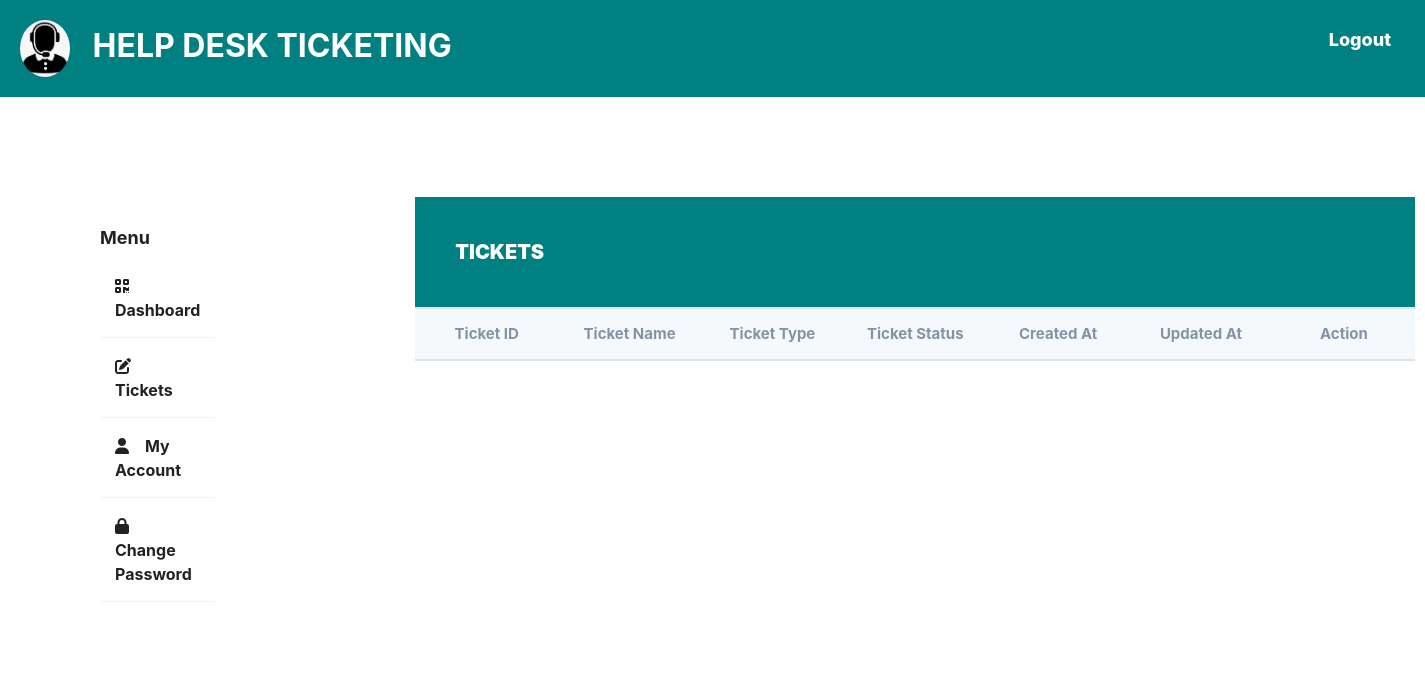
/helpdesk/officer-open-tickets/, run on an earlier commit of the app's database.
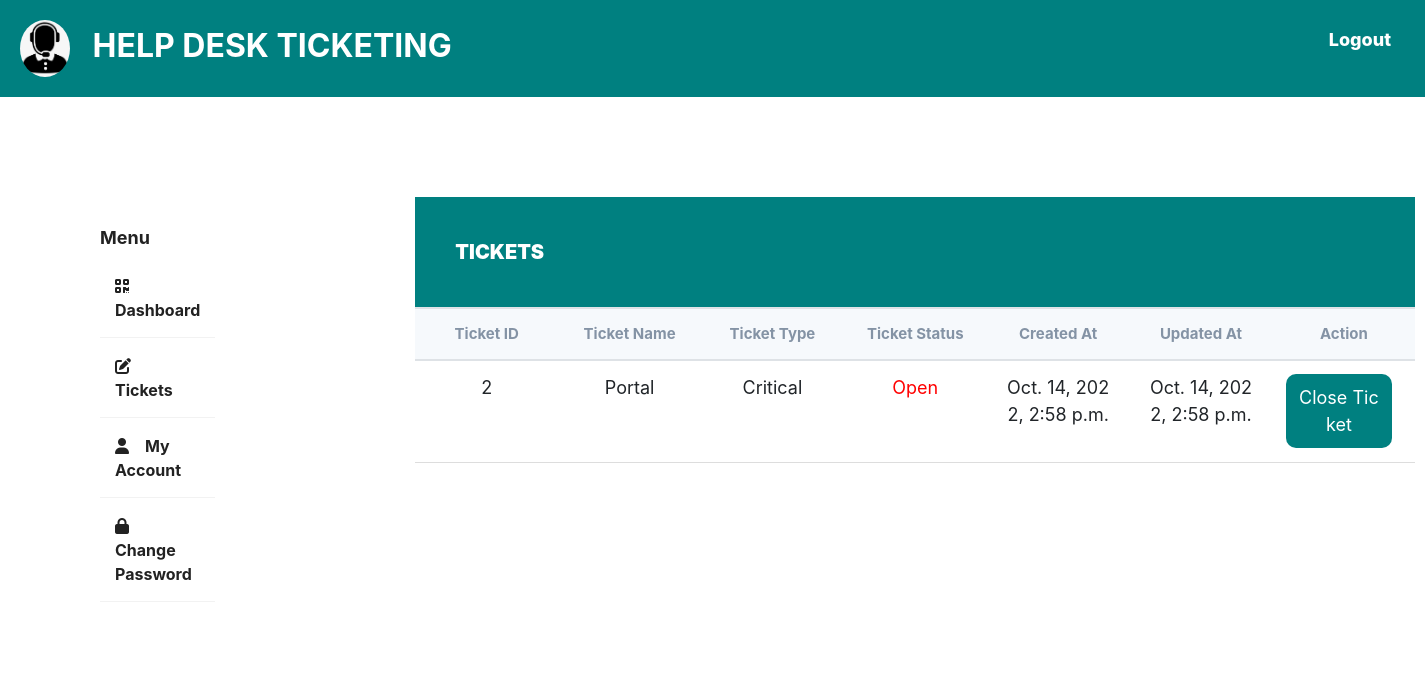
And on a later commit of the database.
### base/models.py (models this page shows, shortened)
class Ticket(models.Model):
    ticket_id = models.AutoField(primary_key=True)
    created_by = models.ForeignKey(
        StudentProfile, on_delete=models.CASCADE, null=True, related_name='created_by')
    closed_by = models.ForeignKey(
        OfficerProfile, on_delete=models.CASCADE, null=True)
    ticket_name = models.CharField(max_length=200, blank=True)
    ticket_type = models.CharField(max_length=200, blank=True)
    ticket_description = models.TextField(max_length=200, blank=True)
    StatusChoices = [
        ('InProgress', 'InProgress'),
        ('Open', 'Open'),
        ('Closed', 'Closed'),
        ('Deferred', 'Deferred'),
    ]
    ticket_status = models.CharField(max_length=200, choices=StatusChoices,
                                     default='Open', blank=True)
    reg_no = models.CharField(max_length=200, blank=False, null=True)
    created_at = models.DateTimeField(default=datetime.now, blank=True)
    updated_at = models.DateTimeField(default=datetime.now, blank=True)
    class Meta:
        ordering = ['-created_at']

### base/views.py (the view)
# urls.py: path('officer-open-tickets/', views.Open_Tickets.as_view(), name='officer-open-tickets'),
class Open_Tickets(ListView):
    model = Ticket
    template_name = 'officer/open_tickets.html'

### templates/officer/open_tickets.html
{% extends 'portal.html'%}
{% load static %}
{% block content %}
<div class="wrapper">
    <div class="sidebar">
        <h4>Menu</h4>
        <ul>
            <li><a href="{% url 'officer-dashboard'%}"><i class="fa-solid fa-qrcode"></i>Dashboard</a></li>
            <li><a href="{% url 'officer-tickets'%}"><i class="fa-solid fa-pen-to-square"></i>Tickets</a></li>
            <li><a href="{% url 'officer-account'%}"><i class="fa-solid fa-user"></i>My Account</a></li>
            <li><a href="{% url 'officer-change-password'%}"><i class="fa-solid fa-lock"></i>Change Password</a></li>
        </ul>
    </div>
    <div class="main_content">
        <div class="header">TICKETS</div>
        <div class="table">
            <div class="table_section">
                <table>
                    <thead>
                        <tr>
                            <th>Ticket ID</th>
                            <th>Ticket Name</th>
                            <th>Ticket Type</th>
                            <th>Ticket Status</th>
                            <th>Created At</th>
                            <th>Updated At</th>
                            <th>Action</th>
                        </tr>
                    </thead>
                    <tbody>
                        {% for ticket in object_list %}
                        {% if ticket.ticket_status == "Open" %}
                        <tr>
                            <td>{{ ticket.ticket_id }}</td>
                            <td>{{ ticket.ticket_name }}</td>
                            <td>{{ ticket.ticket_type }}</td>
                            {% if ticket.ticket_status == "Open" %}
                                <td style="color: red;"> {{ ticket.ticket_status }} </td>
                            {% else %}
                                <td>{{ ticket.ticket_status }}</td>
                            {% endif %}
                            <td>{{ ticket.created_at}}</td>
                            <td>{{ ticket.updated_at}}</td>
                            <td>
                                <a href="{%url 'close-ticket' ticket.ticket_id %}"><button>Close Ticket</button></a>
                            </td>
                        </tr>
                        {% endif %}
                        {% endfor %}
                    </tbody>
                </table>
            </div>
        </div>
    </div>
</div>
{% endblock content %}

What changed in the data, as far as the page shows it:
added Ticket: ticket_id "2", ticket_name "Portal", ticket_type "Critical", ticket_status "Open", created_at "Oct. 14, 2022, 2:58 p.m.", updated_at "Oct. 14, 2022, 2:58 p.m."
